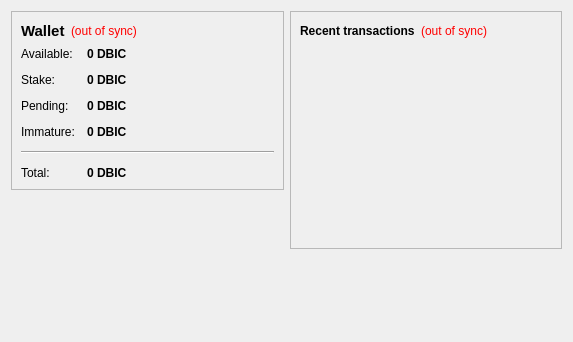
<?xml version="1.0" encoding="UTF-8"?>
<ui version="4.0">
 <class>OverviewPage</class>
 <widget class="QWidget" name="OverviewPage">
  <property name="geometry">
   <rect>
    <x>0</x>
    <y>0</y>
    <width>573</width>
    <height>342</height>
   </rect>
  </property>
  <property name="windowTitle">
   <string>Form</string>
  </property>
  <layout class="QHBoxLayout" name="horizontalLayout" stretch="1,1">
   <item>
    <layout class="QVBoxLayout" name="verticalLayout_2">
     <item>
      <widget class="QFrame" name="frame">
       <property name="frameShape">
        <enum>QFrame::StyledPanel</enum>
       </property>
       <property name="frameShadow">
        <enum>QFrame::Raised</enum>
       </property>
       <layout class="QVBoxLayout" name="verticalLayout_4">
        <item>
         <layout class="QHBoxLayout" name="horizontalLayout_4">
          <item>
           <widget class="QLabel" name="label_5">
            <property name="font">
             <font>
              <pointsize>11</pointsize>
              <weight>75</weight>
              <bold>true</bold>
             </font>
            </property>
            <property name="text">
             <string>Wallet</string>
            </property>
           </widget>
          </item>
          <item>
           <widget class="QLabel" name="labelWalletStatus">
            <property name="toolTip">
             <string>The displayed information may be out of date. Your wallet automatically synchronizes with the DubaiCoin network after a connection is established, but this process has not completed yet.</string>
            </property>
            <property name="styleSheet">
             <string notr="true">QLabel { color: red; }</string>
            </property>
            <property name="text">
             <string notr="true">(out of sync)</string>
            </property>
            <property name="alignment">
             <set>Qt::AlignLeading|Qt::AlignLeft|Qt::AlignVCenter</set>
            </property>
           </widget>
          </item>
          <item>
           <spacer name="horizontalSpacer_2">
            <property name="orientation">
             <enum>Qt::Horizontal</enum>
            </property>
            <property name="sizeHint" stdset="0">
             <size>
              <width>40</width>
              <height>20</height>
             </size>
            </property>
           </spacer>
          </item>
         </layout>
        </item>
        <item>
         <layout class="QFormLayout" name="formLayout_2">
          <property name="fieldGrowthPolicy">
           <enum>QFormLayout::AllNonFixedFieldsGrow</enum>
          </property>
          <property name="horizontalSpacing">
           <number>12</number>
          </property>
          <property name="verticalSpacing">
           <number>12</number>
          </property>
          <item row="0" column="0">
           <widget class="QLabel" name="label">
            <property name="text">
             <string>Available:</string>
            </property>
           </widget>
          </item>
          <item row="0" column="1">
           <widget class="QLabel" name="labelBalance">
            <property name="font">
             <font>
              <weight>75</weight>
              <bold>true</bold>
             </font>
            </property>
            <property name="cursor">
             <cursorShape>IBeamCursor</cursorShape>
            </property>
            <property name="toolTip">
             <string>Your current spendable balance</string>
            </property>
            <property name="text">
             <string notr="true">0 DBIC</string>
            </property>
            <property name="textInteractionFlags">
             <set>Qt::LinksAccessibleByMouse|Qt::TextSelectableByKeyboard|Qt::TextSelectableByMouse</set>
            </property>
           </widget>
          </item>
          <item row="1" column="0">
           <widget class="QLabel" name="label_6">
            <property name="text">
             <string>Stake:</string>
            </property>
           </widget>
          </item>
          <item row="1" column="1">
           <widget class="QLabel" name="labelStake">
            <property name="font">
             <font>
              <weight>75</weight>
              <bold>true</bold>
             </font>
            </property>
            <property name="cursor">
             <cursorShape>IBeamCursor</cursorShape>
            </property>
            <property name="toolTip">
             <string>Total of coins that was staked, and do not yet count toward the current balance</string>
            </property>
            <property name="text">
             <string notr="true">0 DBIC</string>
            </property>
            <property name="textInteractionFlags">
             <set>Qt::LinksAccessibleByMouse|Qt::TextSelectableByKeyboard|Qt::TextSelectableByMouse</set>
            </property>
           </widget>
          </item>
          <item row="2" column="0">
           <widget class="QLabel" name="label_3">
            <property name="text">
             <string>Pending:</string>
            </property>
           </widget>
          </item>
          <item row="2" column="1">
           <widget class="QLabel" name="labelUnconfirmed">
            <property name="font">
             <font>
              <weight>75</weight>
              <bold>true</bold>
             </font>
            </property>
            <property name="cursor">
             <cursorShape>IBeamCursor</cursorShape>
            </property>
            <property name="toolTip">
             <string>Total of transactions that have yet to be confirmed, and do not yet count toward the current balance</string>
            </property>
            <property name="text">
             <string notr="true">0 DBIC</string>
            </property>
            <property name="textInteractionFlags">
             <set>Qt::LinksAccessibleByMouse|Qt::TextSelectableByKeyboard|Qt::TextSelectableByMouse</set>
            </property>
           </widget>
          </item>
          <item row="3" column="0">
           <widget class="QLabel" name="labelImmatureText">
            <property name="text">
             <string>Immature:</string>
            </property>
           </widget>
          </item>
          <item row="3" column="1">
           <widget class="QLabel" name="labelImmature">
            <property name="font">
             <font>
              <weight>75</weight>
              <bold>true</bold>
             </font>
            </property>
            <property name="toolTip">
             <string>Mined balance that has not yet matured</string>
            </property>
            <property name="text">
             <string notr="true">0 DBIC</string>
            </property>
            <property name="textInteractionFlags">
             <set>Qt::LinksAccessibleByMouse|Qt::TextSelectableByKeyboard|Qt::TextSelectableByMouse</set>
            </property>
           </widget>
          </item>
          <item row="4" column="0" colspan="2">
           <widget class="Line" name="line">
            <property name="orientation">
             <enum>Qt::Horizontal</enum>
            </property>
           </widget>
          </item>
          <item row="5" column="0">
           <widget class="QLabel" name="labelTotalText">
            <property name="text">
             <string>Total:</string>
            </property>
           </widget>
          </item>
          <item row="5" column="1">
           <widget class="QLabel" name="labelTotal">
            <property name="font">
             <font>
              <weight>75</weight>
              <bold>true</bold>
             </font>
            </property>
            <property name="cursor">
             <cursorShape>IBeamCursor</cursorShape>
            </property>
            <property name="toolTip">
             <string>Your current total balance</string>
            </property>
            <property name="text">
             <string notr="true">0 DBIC</string>
            </property>
            <property name="textInteractionFlags">
             <set>Qt::LinksAccessibleByMouse|Qt::TextSelectableByKeyboard|Qt::TextSelectableByMouse</set>
            </property>
           </widget>
          </item>
         </layout>
        </item>
       </layout>
      </widget>
     </item>
     <item>
      <spacer name="verticalSpacer">
       <property name="orientation">
        <enum>Qt::Vertical</enum>
       </property>
       <property name="sizeHint" stdset="0">
        <size>
         <width>20</width>
         <height>40</height>
        </size>
       </property>
      </spacer>
     </item>
    </layout>
   </item>
   <item>
    <layout class="QVBoxLayout" name="verticalLayout_3">
     <item>
      <widget class="QFrame" name="frame_2">
       <property name="frameShape">
        <enum>QFrame::StyledPanel</enum>
       </property>
       <property name="frameShadow">
        <enum>QFrame::Raised</enum>
       </property>
       <layout class="QVBoxLayout" name="verticalLayout">
        <item>
         <layout class="QHBoxLayout" name="horizontalLayout_2">
          <item>
           <widget class="QLabel" name="label_4">
            <property name="text">
             <string>&lt;b&gt;Recent transactions&lt;/b&gt;</string>
            </property>
           </widget>
          </item>
          <item>
           <widget class="QLabel" name="labelTransactionsStatus">
            <property name="toolTip">
             <string>The displayed information may be out of date. Your wallet automatically synchronizes with the DubaiCoin network after a connection is established, but this process has not completed yet.</string>
            </property>
            <property name="styleSheet">
             <string notr="true">QLabel { color: red; }</string>
            </property>
            <property name="text">
             <string notr="true">(out of sync)</string>
            </property>
            <property name="alignment">
             <set>Qt::AlignRight|Qt::AlignTrailing|Qt::AlignVCenter</set>
            </property>
           </widget>
          </item>
          <item>
           <spacer name="horizontalSpacer">
            <property name="orientation">
             <enum>Qt::Horizontal</enum>
            </property>
            <property name="sizeHint" stdset="0">
             <size>
              <width>40</width>
              <height>20</height>
             </size>
            </property>
           </spacer>
          </item>
         </layout>
        </item>
        <item>
         <widget class="QListView" name="listTransactions">
          <property name="styleSheet">
           <string notr="true">QListView { background: transparent; }</string>
          </property>
          <property name="frameShape">
           <enum>QFrame::NoFrame</enum>
          </property>
          <property name="verticalScrollBarPolicy">
           <enum>Qt::ScrollBarAlwaysOff</enum>
          </property>
          <property name="horizontalScrollBarPolicy">
           <enum>Qt::ScrollBarAlwaysOff</enum>
          </property>
          <property name="selectionMode">
           <enum>QAbstractItemView::NoSelection</enum>
          </property>
         </widget>
        </item>
       </layout>
      </widget>
     </item>
     <item>
      <spacer name="verticalSpacer_2">
       <property name="orientation">
        <enum>Qt::Vertical</enum>
       </property>
       <property name="sizeHint" stdset="0">
        <size>
         <width>20</width>
         <height>40</height>
        </size>
       </property>
      </spacer>
     </item>
    </layout>
   </item>
  </layout>
 </widget>
 <resources/>
 <connections/>
</ui>
